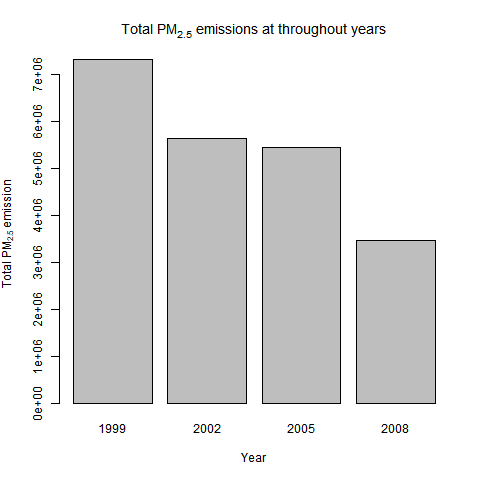

Here is the R script that generated this plot:
library(data.table)
library(dplyr)



if(!file.exists("Exdata_final")){
  dir.create("Exdata_final")
}

fileurl <- "https://d396qusza40orc.cloudfront.net/exdata%2Fdata%2FNEI_data.zip"

download.file(fileurl,destfile="./Exdata_final/final.zip")

filelist<-unzip("./Exdata_final/final.zip")

f1<-tbl_df(readRDS(filelist[1]))
f2<-tbl_df(readRDS(filelist[2]))
##f_m <- merge(f1,f2,by.x = "SCC", by.y = "SCC")
Sum_year <- summarise(group_by(f2,year),sum(Emissions))

##Plot 1
png(filename="./Exdata_final/plot1.png", width = 480, height = 480)
barplot(height = Sum_year$`sum(Emissions)`,names.arg = c(Sum_year$year),xlab = "Year", ylab = expression('Total PM'[2.5]*' emission'), main = expression('Total PM'[2.5]*' emissions at throughout years'))


dev.off()